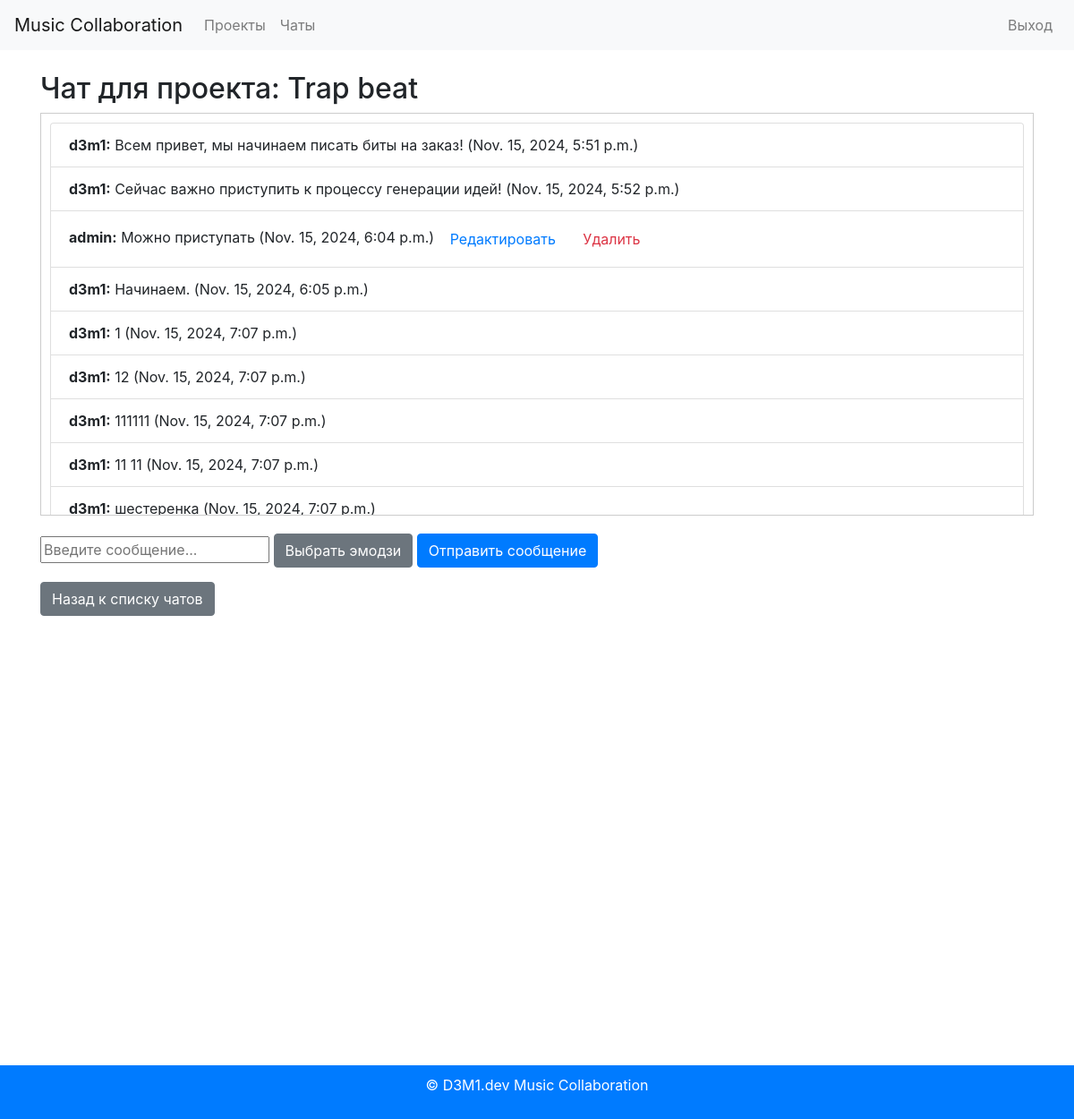
Before: /chat/1/ (signed in) with the older database file.
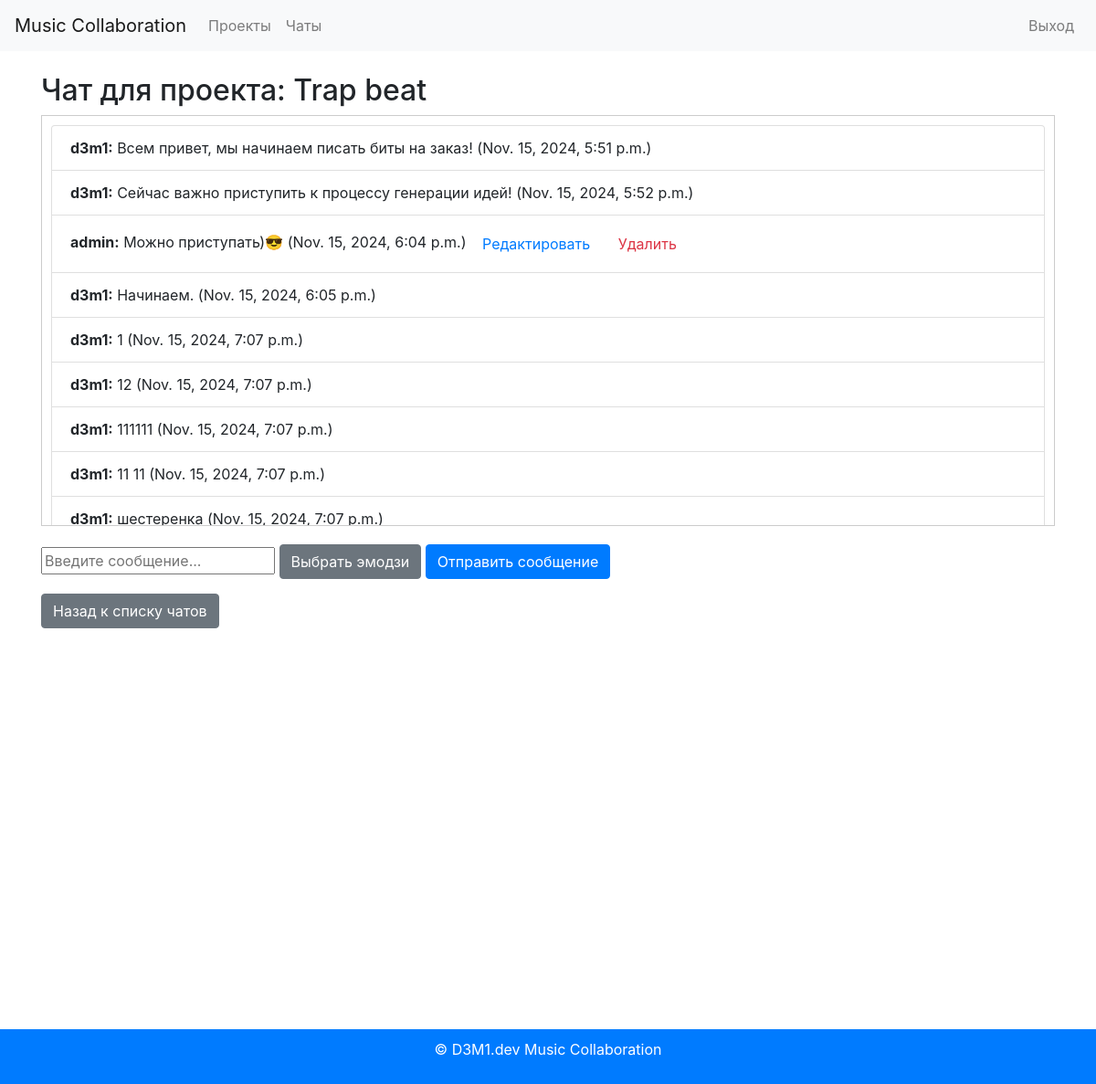
After: the same page with the newer database file.
### chat/models.py (models this page shows, shortened)
class Message(models.Model):
    MESSAGE_TYPE_CHOICES = [
        ('text', 'Текст'),
        ('video_call', 'Видеозвонок'),
        ('call', 'Звонок'),
    ]
    id = models.AutoField(primary_key=True)
    chat = models.ForeignKey(Chat, related_name='messages', on_delete=models.CASCADE)
    sender = models.ForeignKey(User, on_delete=models.CASCADE)  # Ссылка на пользователя
    content = models.TextField()
    message_type = models.CharField(max_length=50, choices=MESSAGE_TYPE_CHOICES)
    created_at = models.DateTimeField(auto_now_add=True)

### users/models.py (models this page shows, shortened)
class CustomUser(AbstractUser):
    ROLE_CHOICES = [
        ('producer', 'Продюсер'),
        ('musician', 'Музыкант'),
        ('vocalist', 'Вокалист'),
    ]
    id = models.AutoField(primary_key=True)
    password_hash = models.CharField(max_length=255)
    role = models.CharField(max_length=50, choices=ROLE_CHOICES)
    avatar = models.ImageField(upload_to='avatars/', blank=True, null=True)
    email = models.EmailField(unique=True)
    status = models.CharField(max_length=50)
    profile_settings = models.JSONField(default=dict)
    created_at = models.DateTimeField(auto_now_add=True)
    updated_at = models.DateTimeField(auto_now=True)

### chat/views.py (the view, shortened to what this page needs)
# urls.py: path('<int:pk>/', ChatDetailView.as_view(), name='chat_detail'),
@method_decorator(login_required, name='dispatch')
class ChatDetailView(View):
    def get(self, request, pk):
        chat = get_object_or_404(Chat, pk=pk)
        messages = chat.messages.all()
        return render(request, 'chat/chat_detail.html', {'chat': chat, 'messages': messages})

### chat/templates/chat/chat_detail.html (shortened to what this page needs)
{% extends 'base.html' %}
{% block content %}
<h2>Чат для проекта: {{ chat.project.name }}</h2>
<div class="message-container">
    <ul class="list-group mb-3" id="messageList">
        {% for message in messages %}
        <li class="list-group-item" id="message-{{ message.id }}">
            <strong>{{ message.sender.username }}:</strong>
            <span class="message-content">{{ message.content }}</span>
            <span class="timestamp">({{ message.created_at }})</span>
            {% if message.sender == user %}
                <button class="btn btn-link edit-message" data-id="{{ message.id }}" data-content="{{ message.content }}">Редактировать</button>
                <form method="post" action="{% url 'chat:delete_message' message.id %}" style="display:inline;">
                    <button type="submit" class="btn btn-link text-danger">Удалить</button>
                </form>
            {% endif %}
        </li>
        {% endfor %}
    </ul>
</div>
<form id="messageForm" method="post">
    <input type="text" name="content" id="newMessageContent" placeholder="Введите сообщение..." required />
    <button type="button" class="btn btn-secondary" data-toggle="modal" data-target="#emojiModal">Выбрать эмодзи</button>
    <button type="submit" class="btn btn-primary">Отправить сообщение</button>
</form>
<a href="{% url 'chat:chat_list' %}" class="btn btn-secondary mt-3">Назад к списку чатов</a>
{% endblock %}

Changed rows visible on the page:
changed Message "admin": content "Можно приступать" → "Можно приступать)😎"
